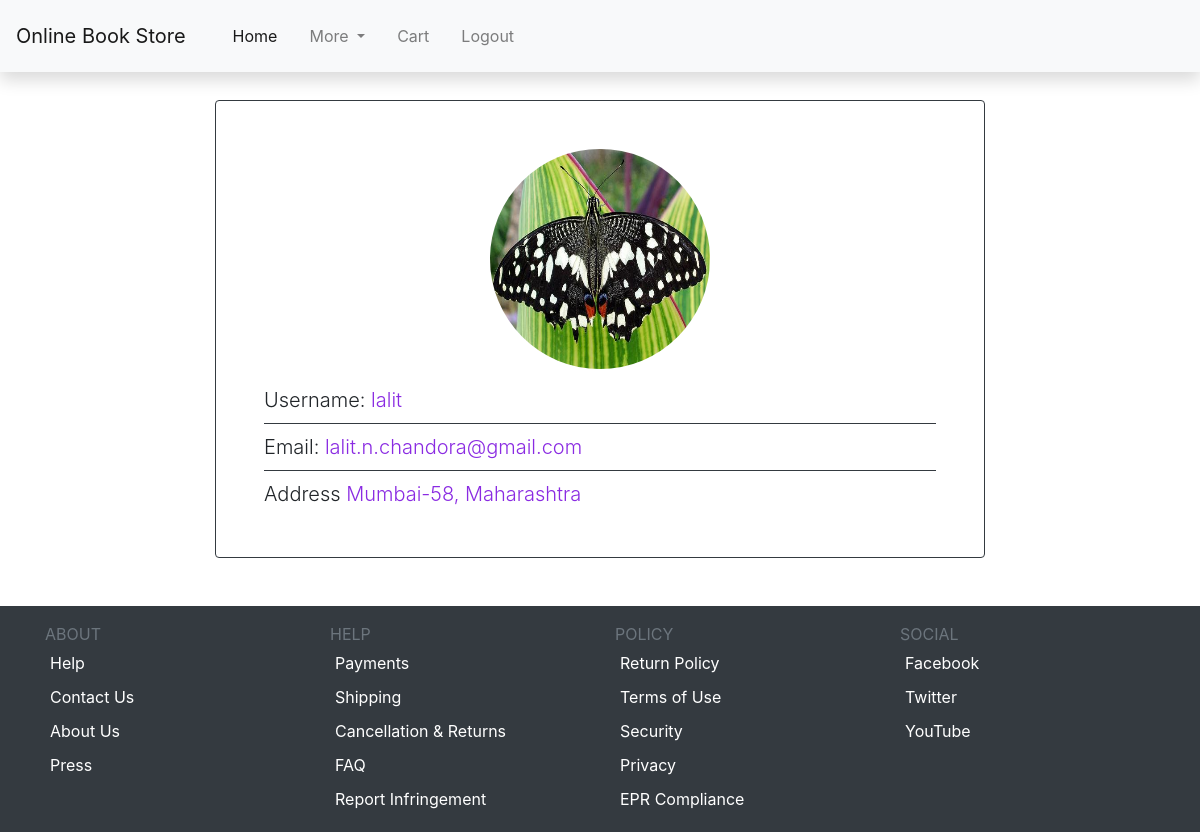
/profile/ (signed in), run on the app's committed database.
### users/models.py (models this page shows, shortened)
class UserProfile(models.Model):
    user = models.OneToOneField(User,on_delete=models.CASCADE)
    address = models.TextField(default='')
    user_image = models.ImageField(upload_to='images/',blank=True)

### home/views.py (the view)
# urls.py: path('profile/', views.profile, name = 'profile'),
@login_required
def profile(request):
	basic_info = User.objects.get(username = request.user.username)
	more_details = UserProfile.objects.get(user = basic_info)
	return render(request, 'home/profile.html', {'basic_info': basic_info,'more_details':more_details})

### home/templates/home/profile.html
{% extends "home/base.html" %}
{% block content %}
	<div class="container" style="width: 800px;">
		<div class="card p-5 border-dark">
			<div class="row ">
				<div class="col"></div>
				<div class="col">
					<img src="{{ more_details.user_image.url }}" class="card-img-top" style="width: 220px; height: 220px; border-radius: 50%;">
				</div>
				<div class="col"></div>
			</div>
			<div class="card-text pt-3">
				<span class="lead">Username:</span><span class="lead" style="color: blueviolet;"> {{ basic_info.username }}</span>
				<li class="dropdown-divider border-dark"></li>
				<span class="lead">Email:</span><span class="lead" style="color: blueviolet;"> {{ basic_info.email }}</span>
				<li class="dropdown-divider border-dark"></li>
				<span class="lead">Address</span><span class="lead" style="color: blueviolet;"> {{ more_details.address }}</span>
			</div>
		</div>
	</div>
{% endblock content %}

### data on the page
UserProfile: user_image (picture), address "Mumbai-58, Maharashtra"

### other printed values
{{ basic_info.username }} "lalit"
{{ basic_info.email }} "lalit.n.chandora@gmail.com"
